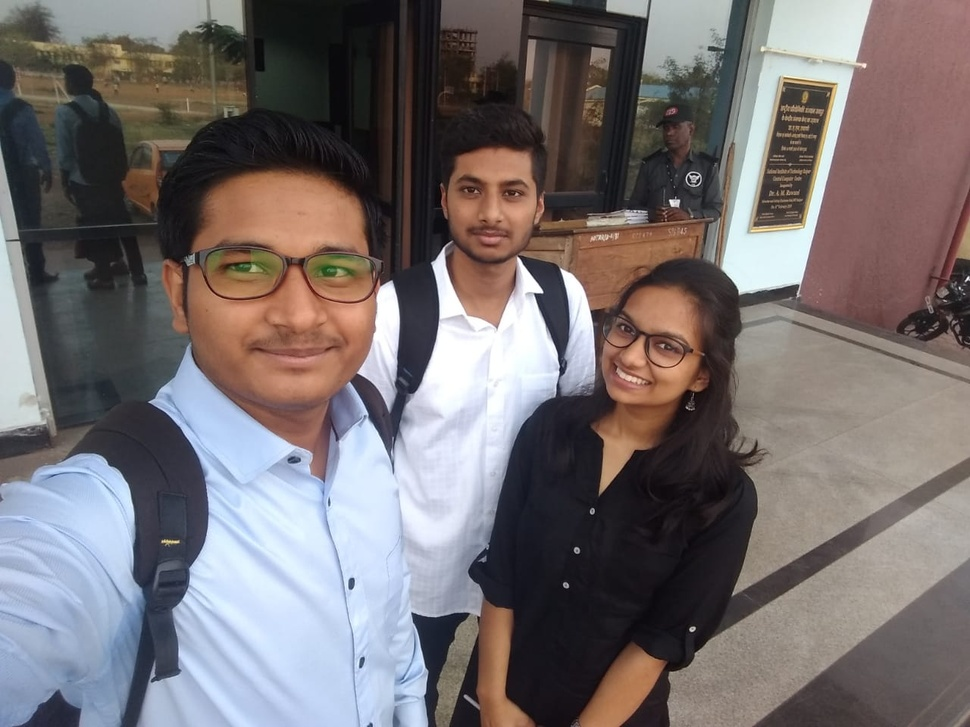
#> input picture 1.jpg, 970 x 727 px, shrunk from 1280 x 960 before the run
$ python main.py
#> lines starting #> are read from the running program, lines starting #| are printed output that depends on the picture; after the words box and inside, x2 and y2 are one past the last pixel; in counts of white or black regions, pixels touching at a corner belong together; long printed decimals are rounded
import cv2
import numpy as np
import matplotlib
import matplotlib.pyplot as plt
from sklearn.cluster import KMeans

image_loc = "1.jpg" # Change image location

def find_histogram(clt):
    numLabels = np.arange(0, len(np.unique(clt.labels_)) + 1)
    (hist, _) = np.histogram(clt.labels_, bins=numLabels)
    hist = hist.astype("float")
    hist /= hist.sum()

    return hist
def plot_colors2(hist, centroids):
    bar = np.zeros((100, 500,3), dtype="uint8")
    startX = 0
    ans={}
    neutral=0
    for (percent, color) in zip(hist, centroids):
        ans[percent*100] = matplotlib.colors.to_hex(color/255)
        endX = startX + (percent * 500)
        cv2.rectangle(bar, (int(startX), 0), (int(endX), 100),color.astype("uint8").tolist(), -1)
        startX = endX
    print("Top dominating colours are :")
    print('  HexCode Percentage')
    i=1
    for p in reversed(sorted(ans)):
        if ans[p] == '#000000':# neutral colors
            neutral = p
            continue
        print(i,ans[p],'{:f}'.format(p))
        i = i+1
    print("Image contains",neutral,"% of neutral colors.")
    print("Note: Black color on histogram represents neutral colors.")
    # return the bar chart
    return bar

img = cv2.imread(image_loc)
#> img is the input picture: shape (727, 970, 3); mean B, G, R 111.6, 110.6, 117.7
# To remove neutral colors, I converted image to HSV format,
# as removing a range of values is difficult in RGB format.
hsv = cv2.cvtColor(img, cv2.COLOR_BGR2HSV)
#> hsv: shape (727, 970, 3); mean H, S, V 67.8, 55.9, 128.1
# By trail-error metod i decided this bounds.
lower = np.array([0,25,40])
upper = np.array([180,255,255])
# Removing neutral colors from image
mask = cv2.inRange(hsv, lower, upper)
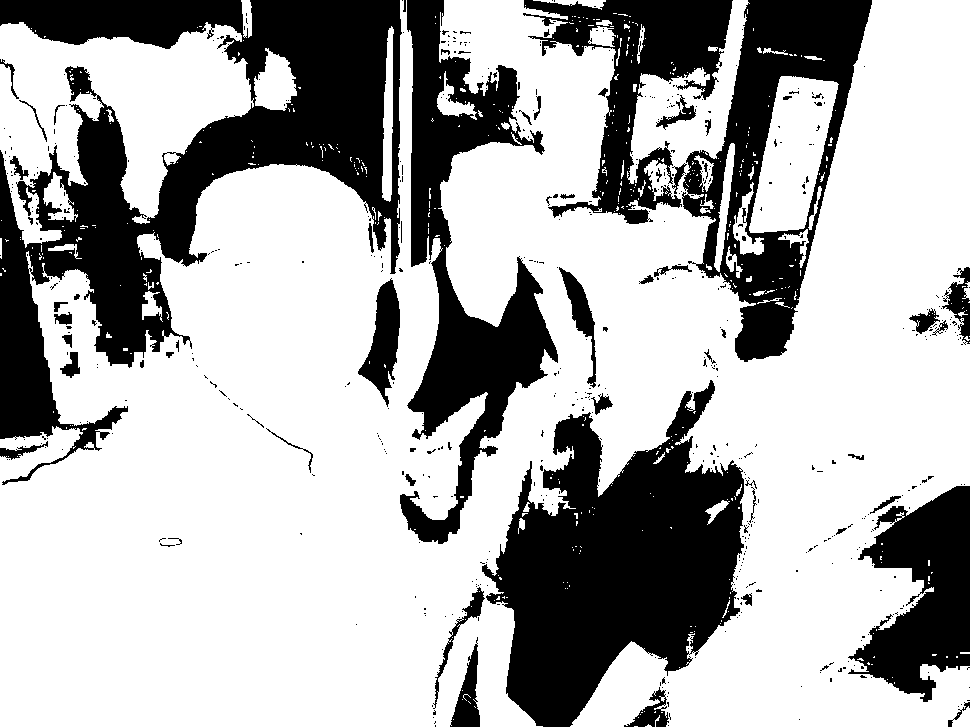
#> mask: shape (727, 970); 68.8% white; 576 black regions (513 under 20 px), largest, box (x1, y1, x2, y2) and area: (0, 0, 402, 485) 69515, (482, 380, 744, 727) 50151, (400, 0, 558, 544) 29431
img = cv2.bitwise_and(img,img, mask= mask)
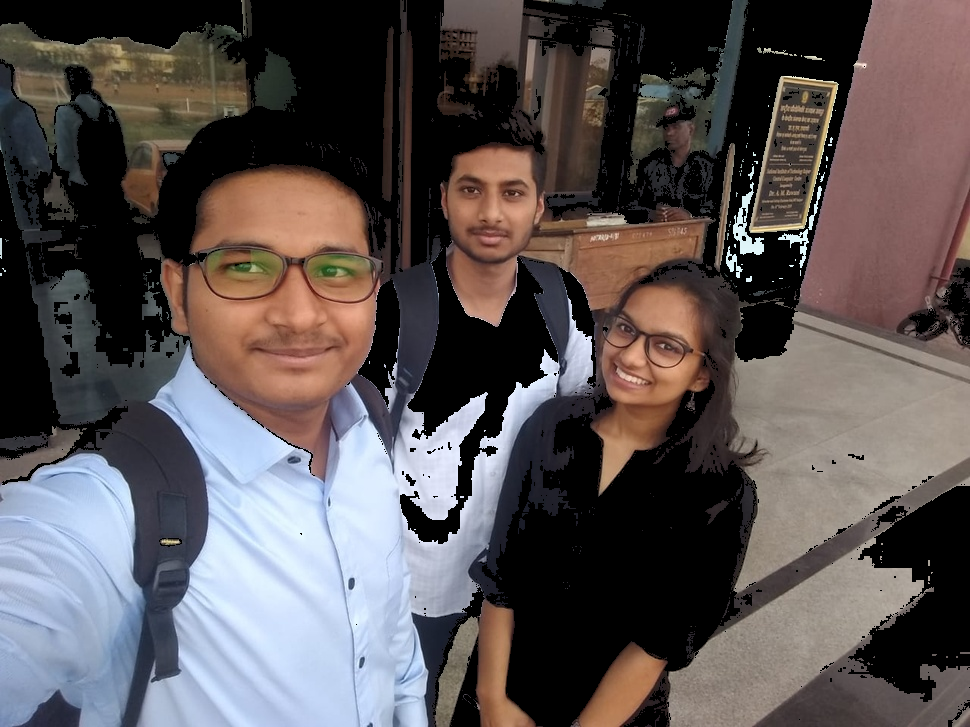
#> img: shape (727, 970, 3); mean B, G, R 83.2, 82.8, 89.9


img = img.reshape((img.shape[0] * img.shape[1],3)) #represent as row*column,channel number
clt = KMeans(n_clusters=5) #cluster number
clt.fit(img)

hist = find_histogram(clt)
bar = plot_colors2(hist, clt.cluster_centers_)
#> after the loop in plot_colors2, `for (percent, color) in zip(hist, centroids):`:
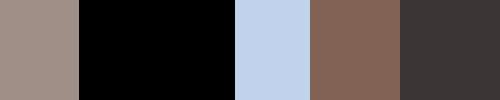
#> bar: shape (100, 500, 3); mean of channels 0, 1, 2 82.8, 82.3, 89.6; drawn as B, G, R
#| Image contains 31.186 % of neutral colors.

plt.axis("off")
plt.imshow(bar)
plt.show()
